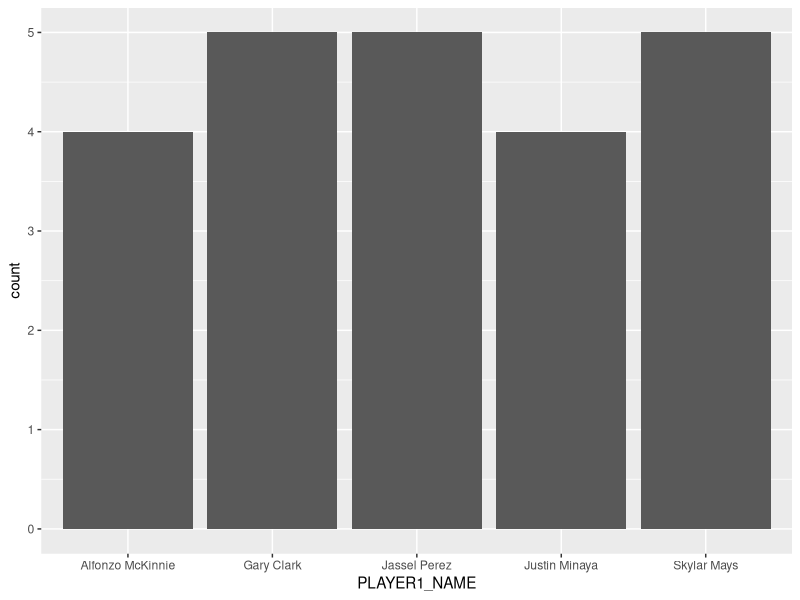
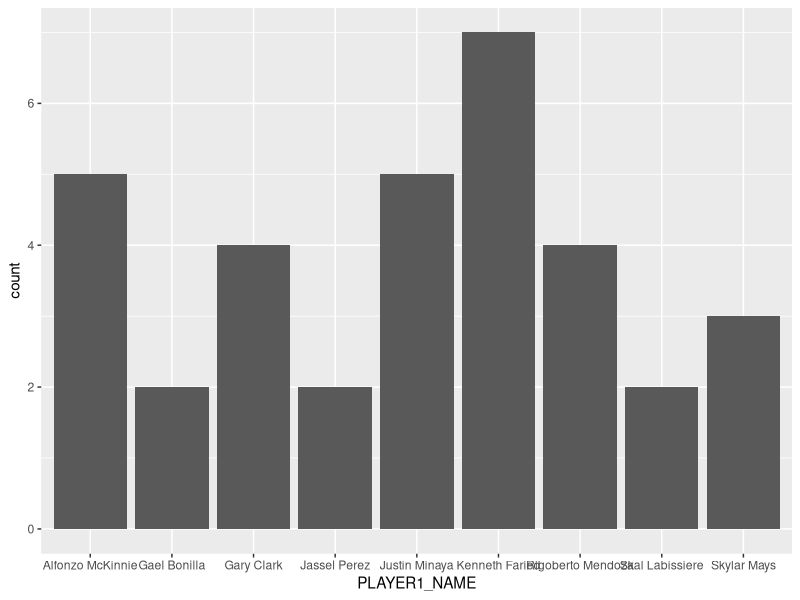
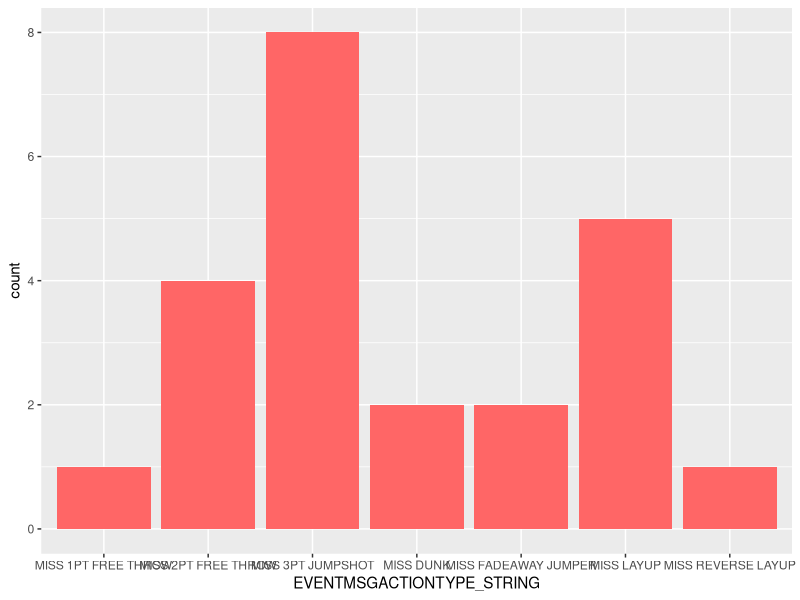
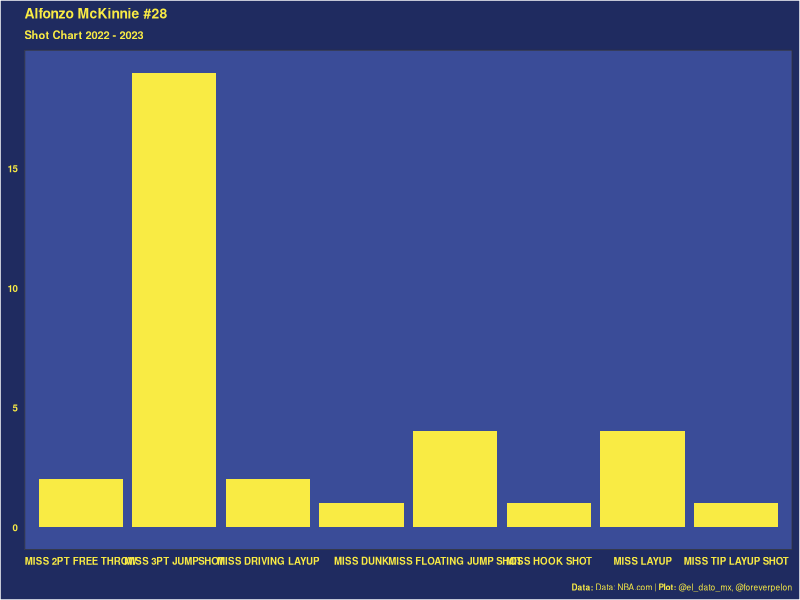

R code for these plots, in order: (Note: this script raises an error after producing the figures.)
library(ggtext)
library(dplyr)
library(ggplot2)

advanced_boxscore <- read.csv('data/capitanes_12mar23_vs_bulls/boxscore_advanced.csv')

fourfactors_boxscore <- read.csv('data/capitanes_12mar23_vs_bulls/boxscore_fourfactors.csv')

misc_boxscore <- read.csv('data/capitanes_12mar23_vs_bulls/boxscore_misc.csv')

scoring_boxscore <- read.csv('data/capitanes_12mar23_vs_bulls/boxscore_scoring.csv')

tracking_boxscore <- read.csv('data/capitanes_12mar23_vs_bulls/boxscore_tracking.csv')

traditional_boxscore <- read.csv('data/capitanes_12mar23_vs_bulls/boxscore_traditional.csv')

usage_boxscore <- read.csv('data/capitanes_12mar23_vs_bulls/boxscore_usage.csv')


pbp <- read.csv('data/capitanes_12mar23_vs_bulls/pbp.csv')
pbp_fourth <- read.csv('data/capitanes_12mar23_vs_bulls/pbp_4th.csv')

dictionary_of_events <- read.csv('data/capitanes_12mar23_vs_bulls/dictionary_of_events.csv')

fil_pbp_miss <- filter(pbp, grepl('MISS', HOMEDESCRIPTION))
fil_pbp_fourth_miss <- filter(pbp_fourth, grepl('MISS', HOMEDESCRIPTION))

#fil_pbp_fourth_pts <- filter(pbp_fourth, grepl('PTS', HOMEDESCRIPTION))

miss_plot_fourth <- ggplot(fil_pbp_fourth_miss, aes(x=PLAYER1_NAME)) + 
  geom_bar()
miss_plot <- ggplot(fil_pbp_miss, aes(x=PLAYER1_NAME)) + 
  geom_bar()

fil_pbp_miss$EVENTMSGACTIONTYPE_STRING <- dictionary_of_events$EVENTMSGACTIONTYPE_STRING[match(fil_pbp_miss$EVENTMSGACTIONTYPE, dictionary_of_events$EVENTMSGACTIONTYPE)]
fil_pbp_fourth_miss$EVENTMSGACTIONTYPE_STRING <- dictionary_of_events$EVENTMSGACTIONTYPE_STRING[match(fil_pbp_fourth_miss$EVENTMSGACTIONTYPE, dictionary_of_events$EVENTMSGACTIONTYPE)]
miss_plot_type <- ggplot(fil_pbp_miss, aes(x=EVENTMSGACTIONTYPE_STRING)) + 
  geom_bar(fill = "#F9EB44") +
  theme_bw() +
  labs(x=NULL,
       y=NULL,
       title = "Alfonzo McKinnie #28",
       subtitle = "Shot Chart 2022 - 2023",
       caption = "<br>**Data:** Data: NBA.com | **Plot:** @el_dato_mx, @foreverpelon") +
  theme(
    plot.title = element_text(face = "bold", size = 10, color = "#F9EB44"),
    plot.subtitle = element_text(size = 8, face = "bold", color = "#F9EB44"),
    plot.caption = element_markdown(size = 6, color = "#F9EB44"),
    panel.background = element_rect(fill = "#3A4C98"),
    plot.background = element_rect(fill = "#1F2B60"),
    panel.grid.major = element_blank(),
    panel.grid.minor = element_blank(),
    axis.text = element_text(size = 7, face = "bold", color = "#F9EB44"),
    axis.ticks.y = element_blank(),
    axis.ticks.x = element_blank(),
    axis.line.x = element_blank(),
    axis.line.y = element_blank()
  )
  
miss_plot_type_fourth <- ggplot(fil_pbp_fourth_miss, aes(x=EVENTMSGACTIONTYPE_STRING)) + 
  geom_bar(fill = "#FF6666")

miss_plot_fourth
miss_plot
miss_plot_type_fourth
miss_plot_type


fil_pbp_fourth_miss$EVENTMSGACTIONTYPE_STRING <- dictionary_of_events$EVENTMSGACTIONTYPE_STRING[match(fil_pbp_fourth_miss$EVENTMSGACTIONTYPE, dictionary_of_events$EVENTMSGACTIONTYPE)]

pts_plot <- ggplot(fil_pbp_fourth_pts, aes(x=PLAYER1_NAME)) + 
  geom_bar()
pts_plot <- ggplot(fil_pbp_fourth_miss, aes(x=EVENTMSGACTIONTYPE_STRING)) + 
  geom_bar()

pts_plot
